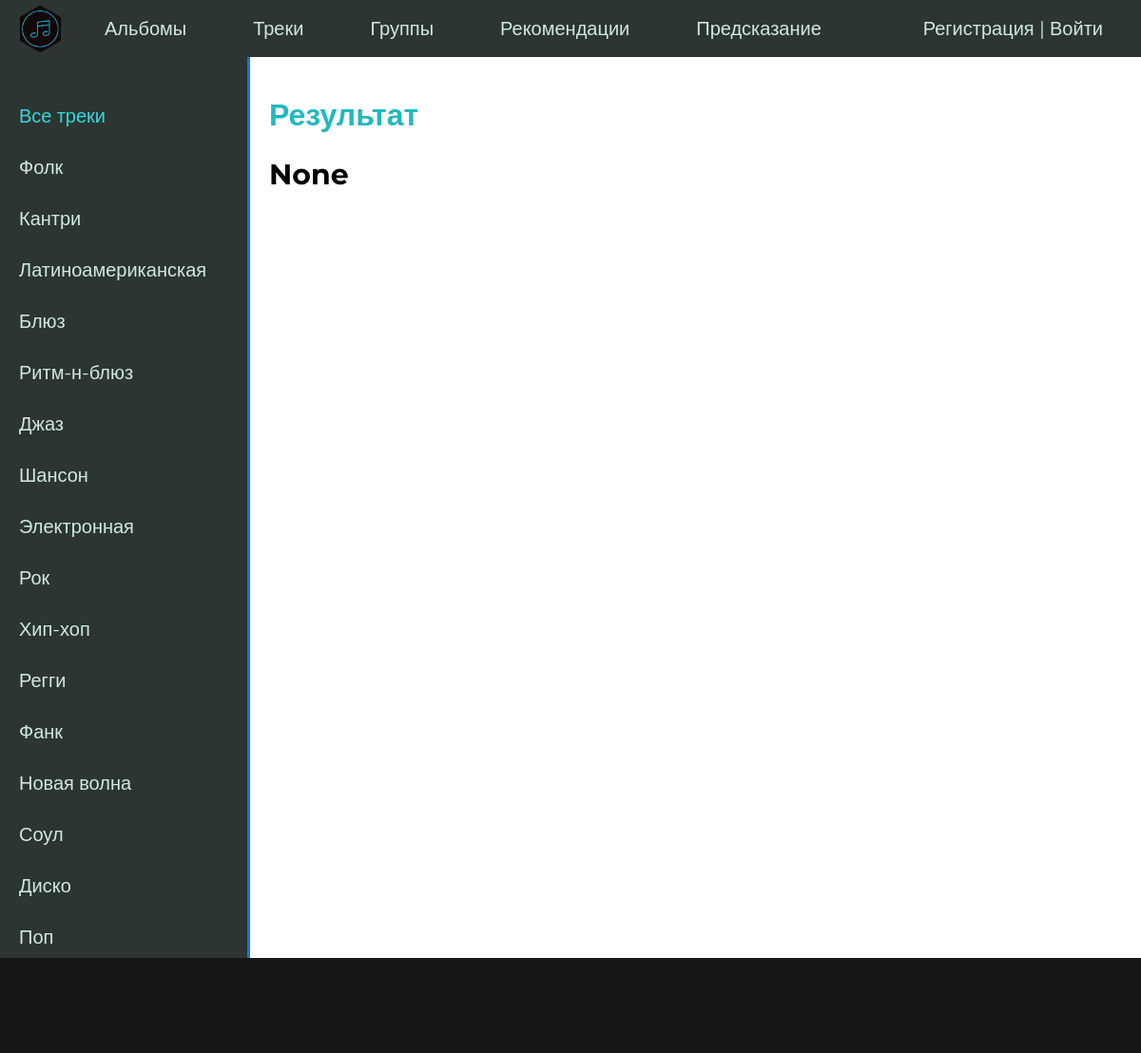
/predresult/, run on the app's committed database.
### music/models.py (models this page shows, shortened)
class Genre(models.Model):
    title = models.CharField(max_length=255)
    slug = models.SlugField(max_length=255, unique=True, db_index=True, verbose_name="URL")
    time_create = models.DateTimeField(auto_now_add=True)
    time_update = models.DateTimeField(auto_now=True)
    is_published = models.BooleanField(default=True)
    def get_absolute_url(self):
        return reverse('genre', kwargs={'genre_slug': self.slug})

### music/views.py (the view)
# urls.py: path('predresult/', PredResult.as_view(), name='predresult'),
class PredResult(DataMixin, TemplateView):
    template_name = "music/predresult.html"
    def get_context_data(self, *args, **kwargs):
        context = super(PredResult, self).get_context_data(*args, **kwargs)
        c_def = self.get_user_context(title='Результат')
        context['genre_pred'] = cache.get('genre_pred')
        cache.delete('genre_pred')
        return dict(list(context.items()) + list(c_def.items()))

### music/templatetags/music_tags.py (called while the page is built)
@register.simple_tag(name='getgen')
def get_genres():
    return Genre.objects.all()

### music/utils.py (called while the page is built)
        def get_user_context(self, **kwargs):
                context = kwargs
                genres = Genre.objects.all()
                user_menu = menu.copy()
                if not self.request.user.is_authenticated:
                        user_menu.pop(5)
                context['menu'] = user_menu
                context['genres'] = genres
                if 'gen_selected' not in context:
                        context['gen_selected'] = 0
                return context

### music/templates/music/predresult.html
{% extends 'music/base.html' %}
{% block content %}
<h1>{{title}}</h1>
<h2>{{ genre_pred }}</h2>
{% endblock %}

### music/templates/music/base.html (shortened to what this page needs)
{% load static %}
{% load music_tags %}
<!DOCTYPE html>
<html>
<head>
	<link type="text/css" href="{% static 'music/css/style.css' %}" rel="stylesheet" />
</head>
<body>
<table class="table-page" border=0 cellpadding="0" cellspacing="0">
<tr><td valign=top>
{% block mainmenu %}
		<div class="header">
			<ul id="mainmenu" class="mainmenu">
			<li class="logo"><a href="{% url 'home' %}"><div class="logo"></div></a></li>
{% for m in menu %}
			<li><a href="{% url m.url_name %}">{{m.title}}</a></li>
{% endfor %}
			{% if request.user.is_authenticated %}
			<li class="last">{{user.username}} | <a href="{% url 'logout' %}">Выйти</a></li>
			{% else %}
			<li class="last"><a href="{% url 'register' %}">Регистрация</a> | <a href="{% url 'login' %}">Войти</a></li>
			{% endif %}
			</ul>
		</div>
{% endblock mainmenu %}
<table class="table-content" border=0 cellpadding="0" cellspacing="0">
<tr>
	<td valign="top" class="left-chapters">
		{% getgen as genres %}
	<ul id="leftchapters">
		{% if gen_selected == 0 %}
			<li class="selected">Все треки</li>
		{% else %}
			<li><a href="{% url 'tracks' %}">Все треки</a></li>
		{% endif %}
		{% for gen in genres %}
    			{% if gen.pk == gen_selected %}
        			<li class="selected">{{gen.title}}</li>
    			{% else %}
        			<li><a href="{{ gen.get_absolute_url }}">{{gen.title}}</a></li>
    			{% endif %}
		{% endfor %}
	</ul>
</td>
<td valign="top" class="content">
	<div class="content-text">
{% block content %}
{% endblock %}
	</div>
</td></tr></table>
</td></tr>
</td></tr></table>
</body>
<footer>
	<div id="footer">
	</div>
</footer>
</html>

### music/static/music/css/style.css (style rules this page uses)
html, body { font-family: 'Montserrat', sans-serif; margin: 0; padding: 0; height: 100%; width: 100%; color: #1077e6; background: #696969; }
a { color: #1077e6; text-decoration: none; }
.table-page { width: 100%; height: 100%; vertical-align: top; }
.table-page tr { height: 100%; }
.header { background: #2C3531; height: 60px; }
.logo { background: url('../images/logo.png') no-repeat 15px; background-size: 70%; width: 80px; height: 60px; }
ul.mainmenu { list-style: none; margin: 0; padding: 0; height: 60px; color: #D1E8E2; font-size: 20px; overflow: hidden; }
ul.mainmenu li { float: left; margin: 18px 40px 0 30px; }
ul.mainmenu li.logo { margin: 0; }
ul.mainmenu li.last { float: right; }
ul.mainmenu li a { color: #D1E8E2; text-decoration: none; }
.table-content { width: 100%; min-height: 100%; height: 100%; overflow-y: scroll; }
.left-chapters { margin: 0; background: #2C3531; border-right: 3px solid #1077e6; min-height: 100%; overflow: auto; }
.left-chapters ul { width: 230px; margin: 0; padding: 20px 10px 10px 20px; list-style: none; font-size: 20px; }
.left-chapters ul li { margin: 30px 0 0 0; color: #D1E8E2; }
.left-chapters ul li.selected { color: #33d8dd; }
.left-chapters ul li a { color: #D1E8E2; text-decoration: none; }
.content { padding: 20px 40px 20px 20px; width: 100%; box-sizing: border-box; background: white; position: relative; }
.content-text { color: black; font-size: 20px; font-family: 'Montserrat', sans-serif; }
.content-text h1 { font-size: 32px; color: #20b9be }
#footer { box-sizing: border-box; background: #171616;; padding: 5px; color: #aaa; font-size: 14px; font-family: 'Montserrat', sans-serif; text-align: left; overflow: hidden; height: 100px; }
li { list-style-type: none; }

### data on the page
Genre: title "Фолк"
Genre: title "Кантри"
Genre: title "Латиноамериканская"
Genre: title "Блюз"
Genre: title "Ритм-н-блюз"
Genre: title "Джаз"
Genre: title "Шансон"
Genre: title "Электронная"
Genre: title "Рок"
Genre: title "Хип-хоп"
Genre: title "Регги"
Genre: title "Фанк"
Genre: title "Новая волна"
Genre: title "Соул"
Genre: title "Диско"
Genre: title "Поп"

### other printed values
{{ m.title }} "Альбомы" "Треки" "Группы" "Рекомендации" "Предсказание"
{{ title }} "Результат"
{{ genre_pred }} "None"
